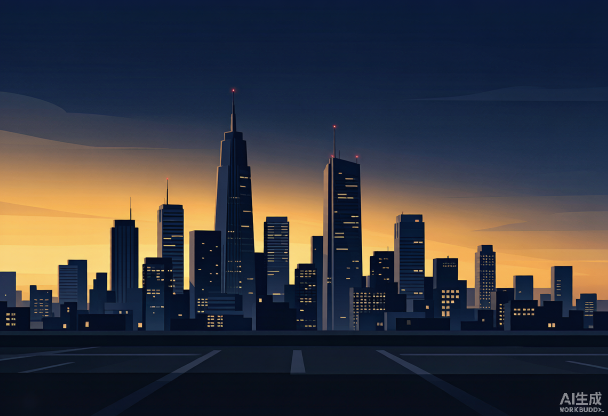
#> input picture assets/transition_bg/city.png, 1216 x 832 px (shown at 1/2 size); its folder holds 4 pictures in this run
$ python inject_transition_bg.py
#> lines starting #> are read from the running program, lines starting #| are printed output that depends on the picture
#!/usr/bin/env python3
"""v1.42: 处理 AI 生成的主题过场背景图
- 裁掉底部 5%（马路+水印）
- 缩放到 1280 宽（保留比例）
- 转 WebP 质量 82
- 输出到 src/assets/transition/themes，供 transitionThemes.ts 以静态 URL 引入

脚本默认以自身所在项目为根目录，也可通过 --base 指定其他 checkout。
"""
import argparse
from pathlib import Path
from PIL import Image

PROJECT_ROOT = Path(__file__).resolve().parents[1]
parser = argparse.ArgumentParser(description="处理过场主题背景并生成兼容资源")
parser.add_argument(
    "--base",
    type=Path,
    default=PROJECT_ROOT,
    help="项目根目录（默认根据脚本位置自动推断）",
)
args = parser.parse_args()
BASE = args.base.resolve()
SRC = BASE / "assets" / "transition_bg"

TARGET_W = 1280
WEBP_QUALITY = 82
THEMES = ["city", "industry", "rural", "suburb"]

for t in THEMES:
    src = SRC / f"{t}.png"
    im = Image.open(src).convert("RGB")
#> im is the input picture: PIL image 1216x832 RGB; mean R, G, B 54.5, 55.3, 62.5
    w, h = im.size
#> w = 1216; h = 832
    crop_h = int(h * 0.95)  # 裁掉底部 5%（马路+水印）
#> crop_h = 790
    im = im.crop((0, 0, w, crop_h))
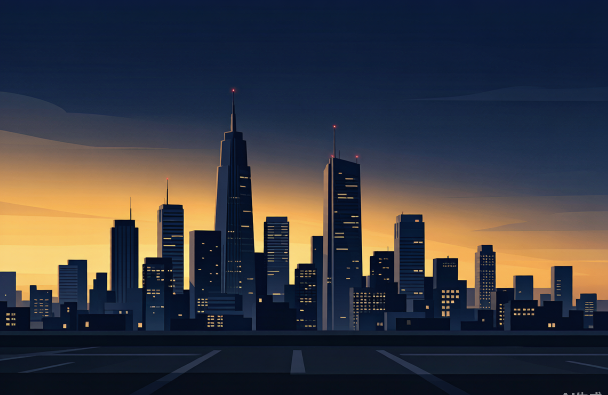
#> im: PIL image 1216x790 RGB (shown at 1/2 size); mean R, G, B 56.7, 57.4, 64.2
    if w > TARGET_W:
        ratio = TARGET_W / w
        im = im.resize((TARGET_W, int(crop_h * ratio)), Image.LANCZOS)
    out_dir = BASE / "src" / "assets" / "transition" / "themes"
    out_dir.mkdir(parents=True, exist_ok=True)
    out_path = out_dir / f"{t}.webp"
    im.save(out_path, "WEBP", quality=WEBP_QUALITY, method=6)
    print(f"{t}: webp={out_path.stat().st_size//1024}KB dims={im.size}")
#| city: webp=33KB dims=(1216, 790)
#> pass 2 of the loop `for t in THEMES:`:
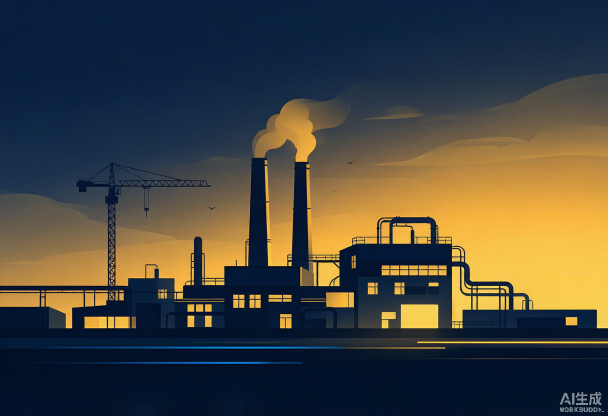
#> input picture assets/transition_bg/industry.png, 1216 x 832 px (shown at 1/2 size)
#> im is the input picture: PIL image 1216x832 RGB; mean R, G, B 69.9, 68.9, 62.3
#> `im = im.crop((0, 0, w, crop_h))`:
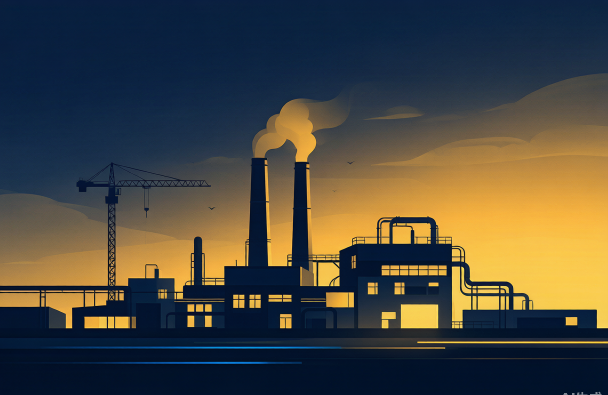
#> im: PIL image 1216x790 RGB (shown at 1/2 size); mean R, G, B 73.3, 71.5, 63.2
#| industry: webp=31KB dims=(1216, 790)
#> pass 3 of the loop `for t in THEMES:`:
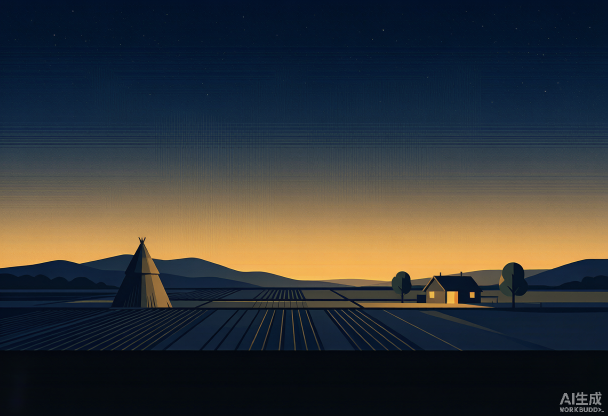
#> input picture assets/transition_bg/rural.png, 1216 x 832 px (shown at 1/2 size)
#> im is the input picture: PIL image 1216x832 RGB; mean R, G, B 52.3, 55, 56.5
#> `im = im.crop((0, 0, w, crop_h))`:
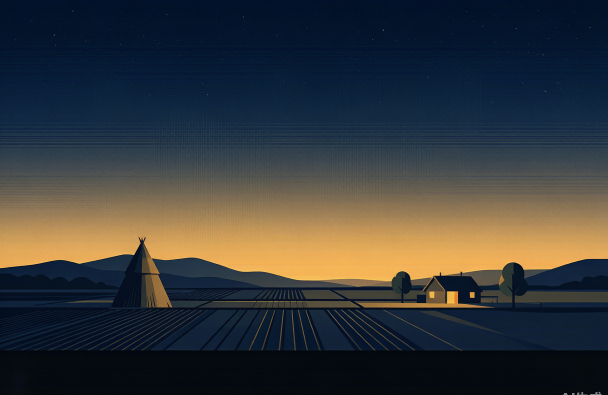
#> im: PIL image 1216x790 RGB (shown at 1/2 size); mean R, G, B 54.6, 57.2, 58.5
#| rural: webp=33KB dims=(1216, 790)
#> the loop made 4 passes; the first 3 are shown

print(f"wrote {BASE / 'src' / 'assets' / 'transition' / 'themes'}")
